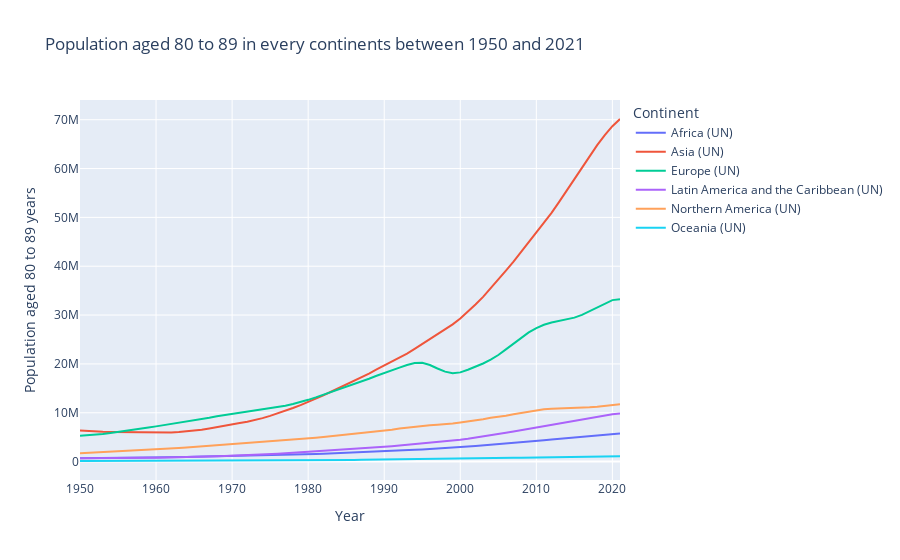

The code cell stored with this chart in its notebook:
### Markdown cell above
The following data is repesenting people aged between 80 and 89 years in every continent around the globe.

Because Asia is the most populous continent, it is not surprising to find it above the other curves. We can therefore notice that Europe has a great amount of people between 80 and 89 years, this could be explained by the life expectancy which is going upward, thus increasing the number of people reaching "very old" ages.

We remark also that Africa is very under represented in this plot, Africa has a very young population so whith a forecast we would probably see a quick increase of the population in these years during the following decades.

### Code cell
# Filter the DataFrame to select data related to other continents
continents_data = filtered_pop[~filtered_pop['Continents and World'].isin(['World'])]

# Columns to include in the plot
columns_to_plot = ['Population aged 80 to 89 years']

# Create an interactive line plot with multiple curves using Plotly Express
fig = px.line(continents_data, x='Year', y='Population aged 80 to 89 years', color='Continents and World', 
              title='Population aged 80 to 89 in every continents between 1950 and 2021', 
              labels={'value': 'Population', 'Year': 'Year', 'Continents and World': 'Continent'})

# Show the interactive line plot
fig.show()
